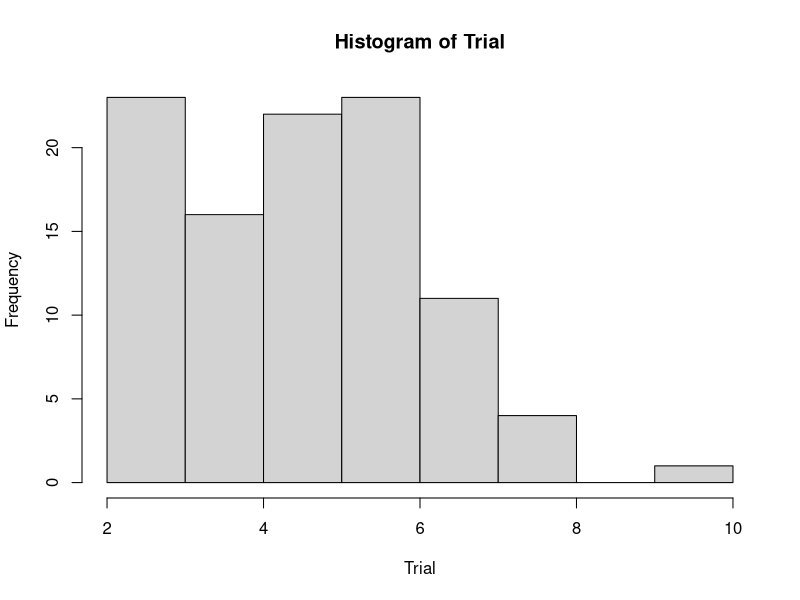
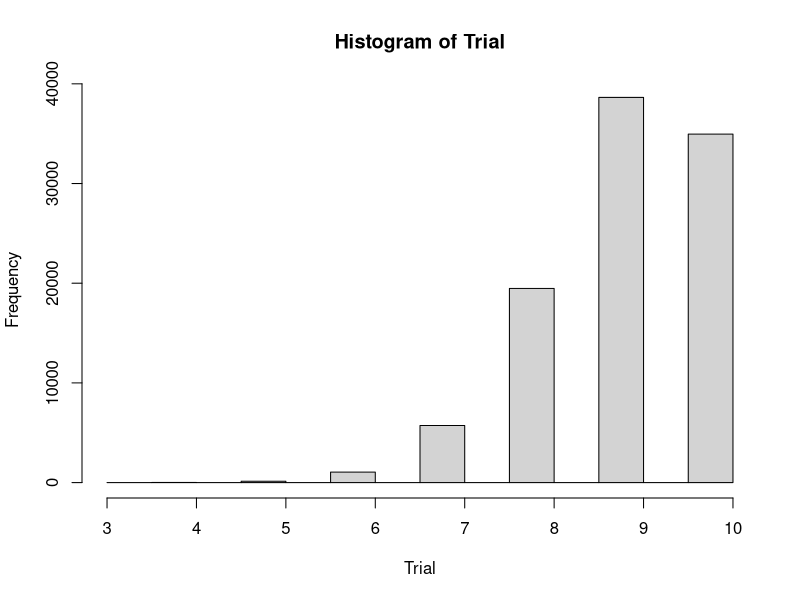
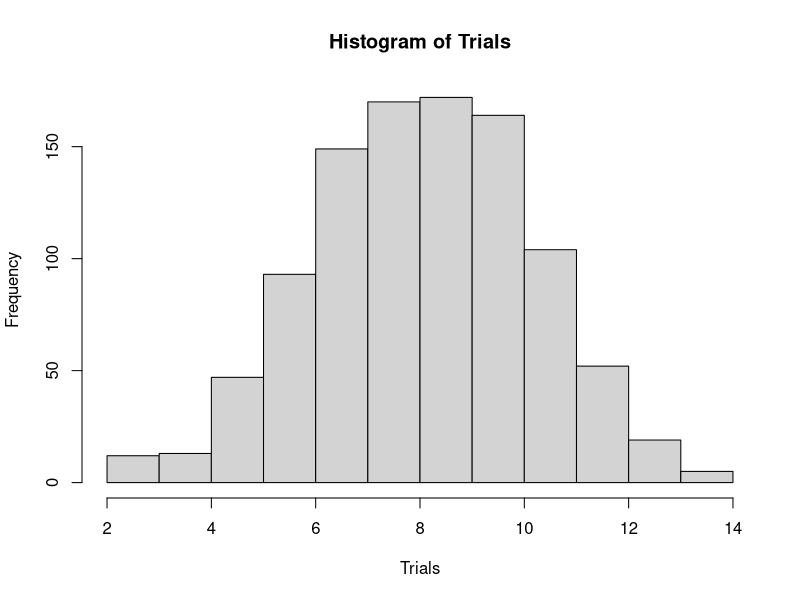
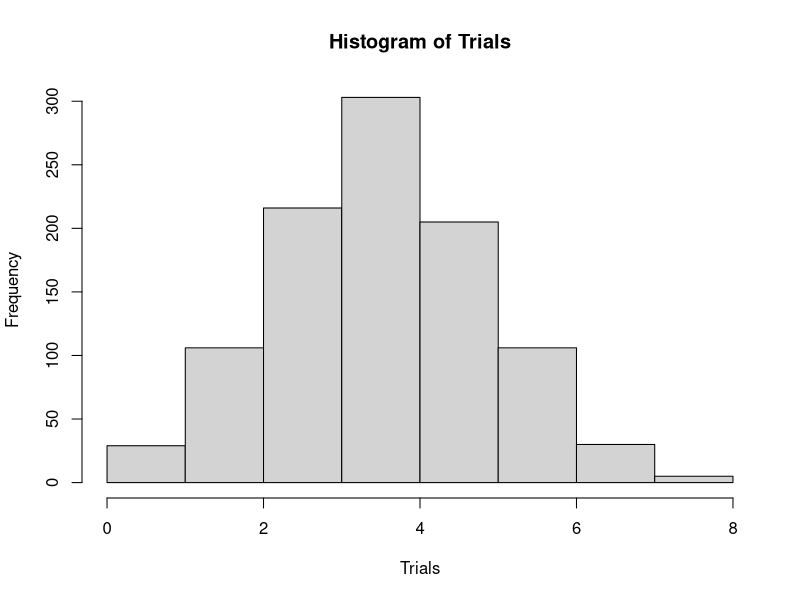
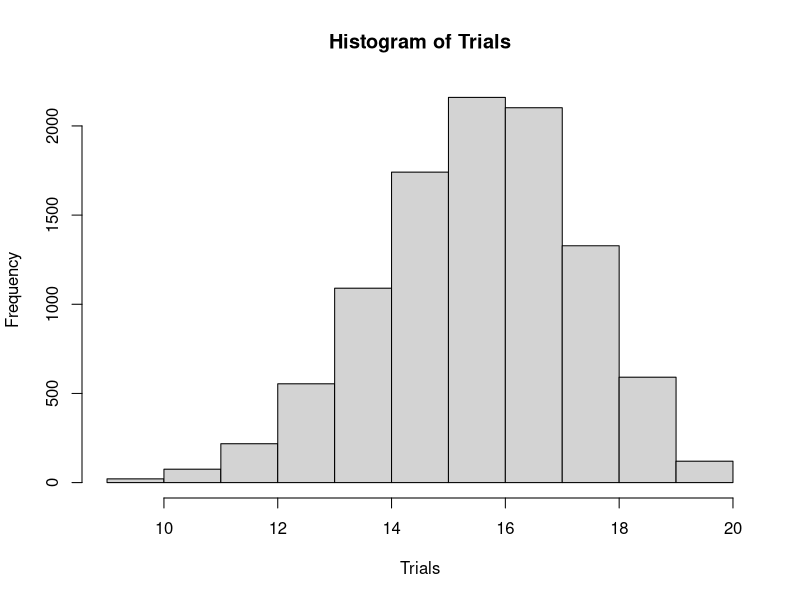

Reproduce these figures in R, in order.
## ---- chunk 1
knitr::opts_chunk$set(echo = TRUE)
## ---- chunk 2
#  Having R flip one coin:
Trial <- rbinom(n = 1, size = 1, prob = .5)
ifelse(Trial == 1, 'Heads', 'Tails')
## ---- chunk 3
Trial <- rbinom(n = 10, size = 1, prob = .5)
ifelse(Trial == 1, 'Heads', 'Tails')
## ---- chunk 4
#  To do sets of 10 -- this prints the 
#  "Trial Result"  -- the number of
#   heads in one trial of 10 tosses:
Trial <- rbinom(n = 1, size = 10, prob = .5)
Trial
## ---- chunk 5
#  Same thing with bigger n
Trial <- rbinom(n = 100, size = 10, prob = .5)
Trial
hist(Trial)
table(Trial)
## ---- chunk 6
#  Having R do one free throw:
Trial <- rbinom(n = 1, size = 1, prob = .9)
ifelse(Trial == 1, 'Made', 'Miss')

#  To do all 10 at once:
Trial <- rbinom(n = 10, size = 1, prob = .9)
ifelse(Trial == 1, 'Made', 'Miss')

#  To do sets of 10 -- this prints the 
#  "Trial Result"  -- the number of
#   Made free throws in 10 attempts: 
Trial <- rbinom(n = 1, size = 10, prob = .9)
Trial 

#    Do a bunch of trials:
Trial <- rbinom(n = 100000, size = 10, prob = .9)
# Trial 
hist(Trial)
table(Trial)
## ---- chunk 7
14/17

Trials <- rbinom(n = 1000, size = 17, prob = .5)
hist(Trials)
table(Trials)

#  How often did values of 14 or higher come up just by chance
#  For me, this happened 11/1000 = .0011

#  So she could have chosen 14 (or more) just by chance.
#  But the chance of this is really low (.0011) 
#  (and a common cutoff for "LOW" is < .05)
#  So we reject this idea, and conclude that the 
#  alternative hypothesis is true:  SHE DOES have a preference

## ---- chunk 8
#  Null:  She can't tell the difference 
#  Alternative:  She can

Trials <- rbinom(n = 1000, size = 8, prob = .5)
hist(Trials)
table(Trials)

#  She could have gotten all 8 correct by chance,
#  but it only happened 6/1000 times for me .006

#  Conclusion:  This is so unlikely that I conclude that 
#   she really knows the difference.

## ---- chunk 9
#  Observed result = 13/20 = .65


# Null Hypothesis:  Really is an 80% shooter
# Alternative Hypothesis:   Really is worse than 80%

Trials <- rbinom(n = 10000, size = 20, prob = .8)
hist(Trials)
table(Trials)

#  Getting 13 or worse could happen by chance.  
#  in my simulation, it happened 91 times out of 1000
#  so  .091  <-- this is called the "p value"
 5+26+60

#  This is not small enough to reject the Null, so we 
#  conclude that we do NOT have enough evidence to say 
#  that he is worse than an 80% shooter.
